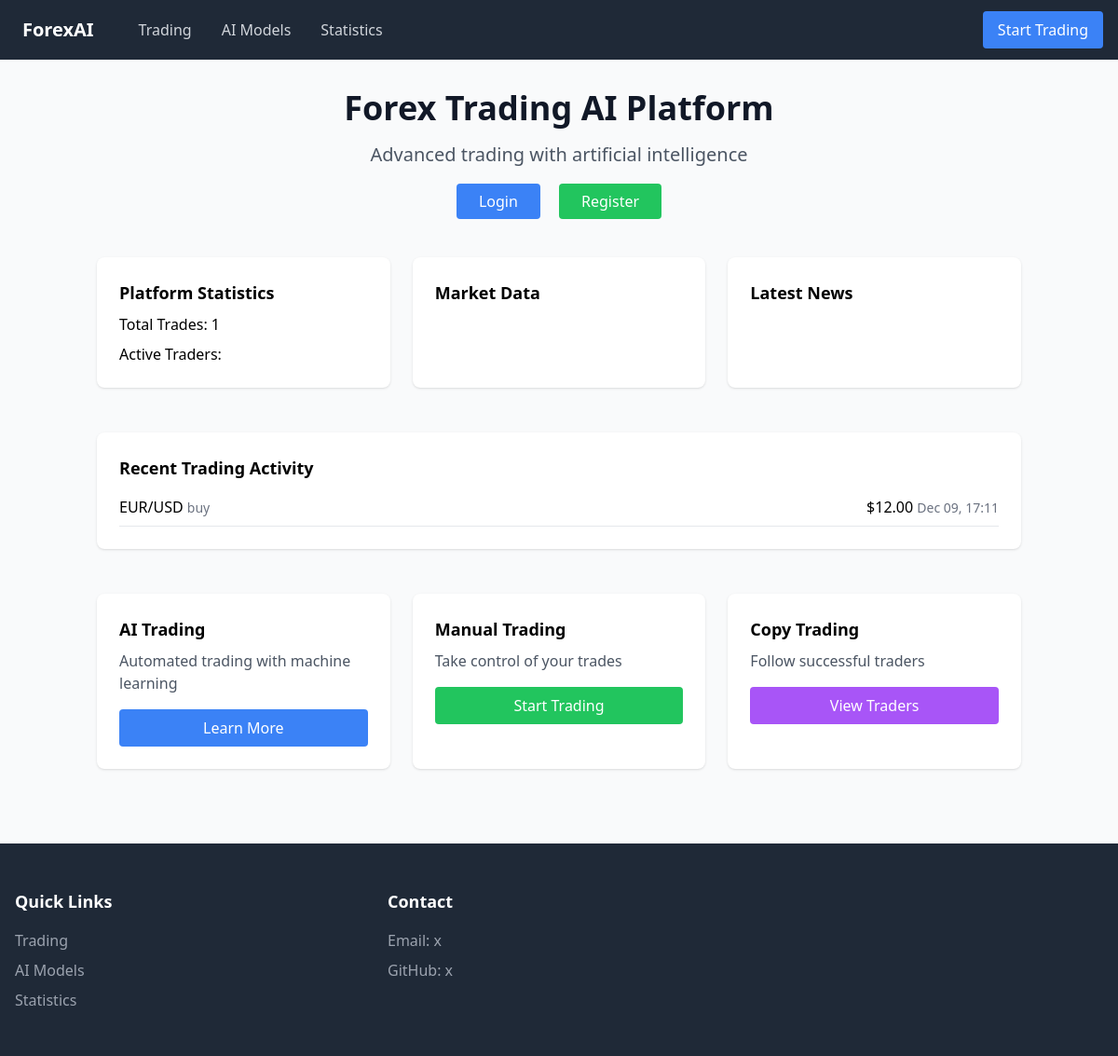
The page / on the database its author committed.
### trading/models.py (models this page shows, shortened)
class Trade(models.Model):
    TRADE_TYPE_CHOICES = [
        ('buy', 'Buy'),
        ('sell', 'Sell'),
    ]
    user = models.ForeignKey(User, on_delete=models.CASCADE, related_name="trades")
    symbol = models.CharField(max_length=10)
    trade_type = models.CharField(max_length=4, choices=TRADE_TYPE_CHOICES)
    time = models.DateTimeField(auto_now_add=True)
    price = models.FloatField()
    class Meta:
        ordering = ['-time']

### trading/views.py (the view)
# urls.py: path('', home, name='home'),  # Root URL becomes home view
def home(request):
    context = {
        'users': User.objects.all()[:5],
        'recent_trades': Trade.objects.select_related('user').order_by('-time')[:5],
        'market_data': MarketData.objects.all()[:5],
        'total_trades': Trade.objects.count(),
        'latest_news': News.objects.order_by('-publishdate')[:3]
    }
    return render(request, 'home.html', context)

### trading/templates/home.html (shortened to what this page needs)
{% extends "base.html" %}
{% block content %}
<div class="container mx-auto px-4 py-8">
    <div class="text-center mb-12">
        <h1 class="text-4xl font-bold text-gray-900 mb-4">Forex Trading AI Platform</h1>
        <p class="text-xl text-gray-600">Advanced trading with artificial intelligence</p>
        <div class="mt-6">
            {% if user.is_authenticated %}
                <div class="bg-blue-50 p-4 rounded-lg inline-block">
                    <p class="text-lg">Welcome, {{ user.username }}!</p>
                    <p class="text-gray-600">Balance: ${{ user.profile.balance|default:"0.00"|floatformat:2 }}</p>
                    <form method="post" action="{% url 'logout' %}" class="inline">
                        {% csrf_token %}
                        <button type="submit" class="mt-2 px-4 py-2 bg-red-500 text-white rounded hover:bg-red-600">
                            Logout
                        </button>
                    </form>
                </div>
            {% else %}
                <div class="space-x-4">
                    <a href="{% url 'login' %}" class="px-6 py-2 bg-blue-500 text-white rounded hover:bg-blue-600">Login</a>
                    <a href="{% url 'register' %}" class="px-6 py-2 bg-green-500 text-white rounded hover:bg-green-600">Register</a>
                </div>
            {% endif %}
        </div>
    </div>
    <div class="grid md:grid-cols-3 gap-6 mb-12">
        <div class="bg-white p-6 rounded-lg shadow">
            <h3 class="font-bold text-lg mb-2">Platform Statistics</h3>
            <div class="space-y-2">
                <p>Total Trades: {{ total_trades }}</p>
                <p>Active Traders: {{ users_length }}</p>
            </div>
        </div>
        <div class="bg-white p-6 rounded-lg shadow">
            <h3 class="font-bold text-lg mb-2">Market Data</h3>
        </div>
        <div class="bg-white p-6 rounded-lg shadow">
            <h3 class="font-bold text-lg mb-2">Latest News</h3>
        </div>
    </div>
    <div class="bg-white p-6 rounded-lg shadow mb-12">
        <h3 class="font-bold text-lg mb-4">Recent Trading Activity</h3>
        <div class="space-y-3">
            {% for trade in recent_trades %}
            <div class="flex justify-between items-center border-b pb-2">
                <div>
                    <span class="font-medium">{{ trade.symbol }}</span>
                    <span class="text-sm text-gray-500">{{ trade.trade_type }}</span>
                </div>
                <div class="text-right">
                    <span>${{ trade.price|floatformat:2 }}</span>
                    <span class="text-sm text-gray-500">{{ trade.time|date:"M d, H:i" }}</span>
                </div>
            </div>
            {% empty %}
            <p class="text-gray-500 text-center">No recent trades</p>
            {% endfor %}
        </div>
    </div>
    <div class="grid md:grid-cols-3 gap-6">
        <div class="bg-white p-6 rounded-lg shadow">
            <h3 class="font-bold text-lg mb-2">AI Trading</h3>
            <p class="text-gray-600 mb-4">Automated trading with machine learning</p>
            <a href="#" class="block text-center bg-blue-500 text-white py-2 px-4 rounded hover:bg-blue-600">
                Learn More
            </a>
        </div>
        <div class="bg-white p-6 rounded-lg shadow">
            <h3 class="font-bold text-lg mb-2">Manual Trading</h3>
            <p class="text-gray-600 mb-4">Take control of your trades</p>
            <a href="#" class="block text-center bg-green-500 text-white py-2 px-4 rounded hover:bg-green-600">
                Start Trading
            </a>
        </div>
        <div class="bg-white p-6 rounded-lg shadow">
            <h3 class="font-bold text-lg mb-2">Copy Trading</h3>
            <p class="text-gray-600 mb-4">Follow successful traders</p>
            <a href="#" class="block text-center bg-purple-500 text-white py-2 px-4 rounded hover:bg-purple-600">
                View Traders
            </a>
        </div>
    </div>
</div>
{% endblock %}

### rows shown on the page
Trade: symbol "EUR/USD", trade_type "buy", price "12.00", time "Dec 09, 17:11"

### other values the page prints
{{ total_trades }} "1"
